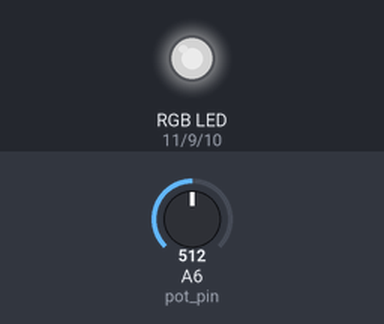
Simulated run of this sketch. Board: Arduino Nano, built with avr-gcc and run on an emulated ATmega328P. Parts: an RGB LED mixed from three pins (HIGH = lit). The inputs (shaded band) are chosen by the test bench; at power-on: A6 (pot_pin) = 512. Dim RGB values are drawn brighter than linear.

Above: at 1.2 s.
1.3 s: A6 (pot_pin) set to 716
At 2.5 s:
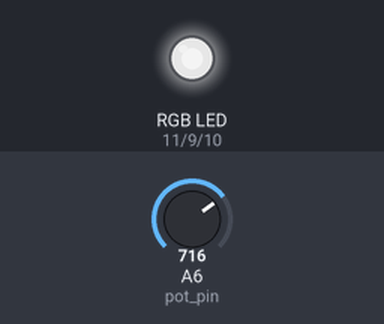
2.8 s: A6 (pot_pin) set to 900
At 3.8 s:
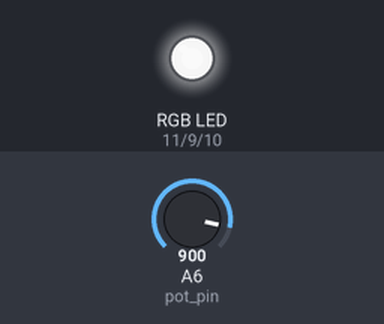
4.3 s: A6 (pot_pin) set to 122
At 5.1 s:
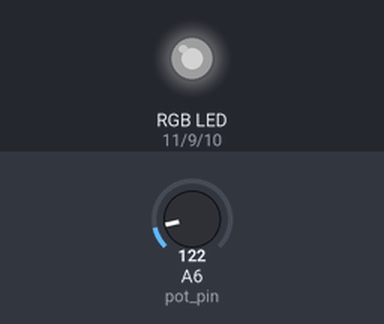
5.8 s: A6 (pot_pin) set to 0
At 6.3 s:
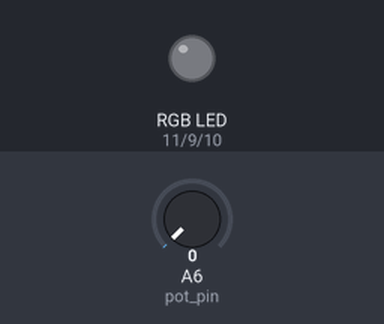
7.3 s: A6 (pot_pin) set to 511
At 7.6 s:
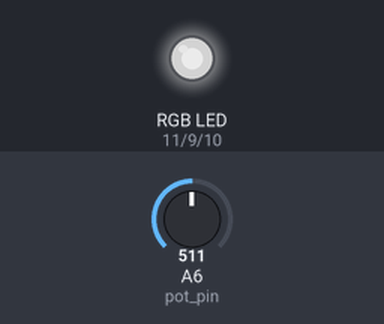
Timing chart, 0 to 9.8 s (numbered marks = the images above; inputs shaded):
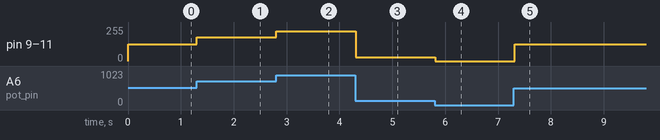

Measured:
- after the input at 1.3 s, pin 9 (green), pin 10 (blue), pin 11 (red): 127/255 → 178/255 at once
- after the input at 2.8 s, pin 9 (green), pin 10 (blue), pin 11 (red): 178/255 → 224/255 at once
- after the input at 4.3 s, pin 9 (green), pin 10 (blue), pin 11 (red): 224/255 → 30/255 at once
- after the input at 5.8 s, pin 9 (green), pin 10 (blue), pin 11 (red): 30/255 → 0/255 at once
- after the input at 7.3 s, pin 9 (green), pin 10 (blue), pin 11 (red): 0/255 → 127/255 at once

The sketch:

4_Pot_with_leds.ino
```cpp
int green = 9;
int blue = 10;
int red = 11;
int pot_pin = A6;
int pot_value;
int led_value;
void setup()
{
  pinMode(green,OUTPUT);
   pinMode(blue,OUTPUT);
    pinMode(red,OUTPUT);
  pinMode(pot_pin,INPUT);
}

void loop()
{
  pot_value = analogRead(pot_pin);
  led_value = map(pot_value, 0, 1023, 0, 255);
  analogWrite(green,led_value);
  analogWrite(blue,led_value);
   analogWrite(red,led_value);
  delay(100);
}
```
